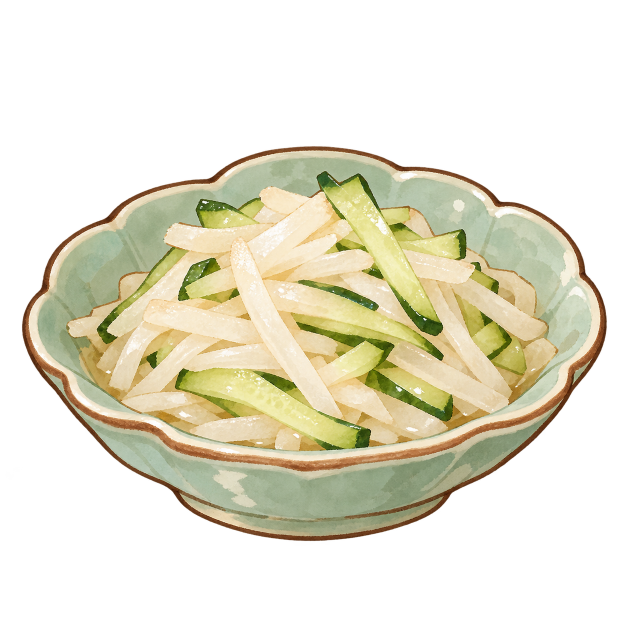
#> input picture 新建文件夹/瓜齑萝卜.png, 1254 x 1254 px (shown at 1/2 size)
$ python trace_d04.py '../新建文件夹/瓜齑萝卜.png'   (older library calls are emulated)
#> lines starting #> are read from the running program, lines starting #| are printed output that depends on the picture
### WhiteModel/trace_common.py
"""Shared tools for tracing a dish's art into its model (勾勒), used by trace_d10.py and trace_d18.py (trace_d06.py and
trace_d23.py came first and carry their own): the art's camera, the dish's surface under the food, cutting the art
into pieces, their colours, and each piece as a surface over its outline in the art, so that from the art's camera
it covers exactly what the art paints, its 3D shape a rounded mound (lying) or a rounded lens (standing).
"""
import heapq
import json
import math
import os
import subprocess
import tempfile

import cv2
import numpy as np
from PIL import Image, ImageDraw, ImageFont

HERE = os.path.dirname(os.path.abspath(__file__))
u8 = lambda m: m.astype(np.uint8)
disk = lambda r: cv2.getStructuringElement(cv2.MORPH_ELLIPSE, (2 * r + 1, 2 * r + 1))


# [5 lines left out: function fill_holes, not called in this run]


def largest(m):
    n, cc, st, _ = cv2.connectedComponentsWithStats(u8(m))
    return cc == 1 + np.argmax(st[1:, cv2.CC_STAT_AREA]) if n > 1 else m.astype(bool)


class Camera:
    """The art as an orthographic view from straight in front, `el` degrees up, k px a metre, the world's origin
    at the art pixel (u0, v0): X = u0 + k·x, Y = v0 - k·(y·sin el + z·cos el)."""

    def __init__(self, el, k, u0, v0):
        self.el, self.k, self.u0, self.v0 = el, k, u0, v0
        self.se, self.ce = math.sin(math.radians(el)), math.cos(math.radians(el))
        self.toward = np.array([0.0, -self.ce, self.se])        # from the food towards the camera
        self.away = -self.toward

    def project(self, x, y, z):
        return (self.u0 + self.k * np.asarray(x),
                self.v0 - self.k * (np.asarray(y) * self.se + np.asarray(z) * self.ce))

    # [5 lines left out: function on_ray, not called in this run]

    def depth(self, P):
        P = np.asarray(P)
        return P[..., 1] * self.ce - P[..., 2] * self.se

    # [28 lines left out: functions plane_depth, backproject, not called in this run]


class Grid:
    """Heights over a world grid (x, y), step metres apart, sampled bilinearly."""

    def __init__(self, z, x0, y0, step):
        self.z, self.x0, self.y0, self.step = z, x0, y0, step

    # [9 lines left out: function __call__, not called in this run]

    def xy(self):
        n_y, n_x = self.z.shape
        return np.meshgrid(self.x0 + np.arange(n_x) * self.step, self.y0 + np.arange(n_y) * self.step)

    # [37 lines left out: function top_of, not called in this run]


def dish_mesh(build, blender='E:/blender.exe'):
    """The dish the food lies on (its plate or bowl and its sauce), built by Blender from `build`: python making the
    Part `p` with food_models' helpers. Its vertices and triangles."""
    fd, path = tempfile.mkstemp(prefix='trace_dish_', suffix='.json')   # its own file: traces may run side by side
    os.close(fd)
    script = '\n'.join([
        'import sys, json, bmesh',
        'sys.path.insert(0, %r)' % HERE,
        'from food_models.core import *',
        'from food_models.plates import *',
        'p = Part()',
        build,
        'bm = p.bm',
        'bmesh.ops.triangulate(bm, faces=bm.faces[:])',
        'bm.verts.index_update()',
        "json.dump({'V': [list(v.co) for v in bm.verts], 'T': [[v.index for v in f.verts] for f in bm.faces]},"
        ' open(%r, "w"))' % path])
    subprocess.run([blender, '-b', '--factory-startup', '--python-expr', script], check=True,
                   stdout=subprocess.DEVNULL, stderr=subprocess.DEVNULL)
    with open(path) as fh:
        d = json.load(fh)
    os.remove(path)
    return np.array(d['V']), np.array(d['T'])


# ------------------------------------------------------------------ cutting the art into pieces

# [589 lines left out: functions flood, seeded_pieces, split, grow, posterize, paint_channels and 17 more, not called in this run]

### WhiteModel/trace_d04.py
"""Traces 瓜齑萝卜's art (新建文件夹/瓜齑萝卜.png) for D04, so that its heap of julienned radish and cucumber is modelled
1:1 (勾勒): writes food_models/traced_D04.json and the colours of its pieces (traced_D04_paint.npz), which
bowls.guaji_luobo builds the food from, and a tracing sheet.

    python WhiteModel/trace_d04.py [--sheet <out.png>]

1. The art's camera: fitted together with the bowl guaji_luobo builds (eight lobes, a broad foot, a flared wall;
   IoU 0.97 by the bowl's outline); the bowl and the dressing in it built by Blender with guaji_luobo's own
   round_bowl. The heap is inside the lip.
2. The strips, found in the art itself: the cucumber where it is green, the radish the cream round it (the gold of
   the dressing between them left out), each cut into its strips along the art's creases (a watershed on its
   shading from each strip's bright middle, split) and grown back over all of it (grow), so that the strips pack
   the heap as the art paints them, each two meeting along the line between them.
3. Their colours: the cucumber's dark green skin along an edge (painted on, the mesh has vertices along it), its
   pale seedy middle; the radish's translucent shadows and its glints (tinted in softly).
4. Each strip a rounded bar over its outline lying on the heap (a mound rising from the dressing, kept inside the
   bowl's wall), so that from the art's camera it covers exactly what the art paints, its shading as relief; under
   them the heap itself, in the dressing's gold, where a gap between strips shows.
"""
import json
import math
import os
import sys

import cv2
import numpy as np
from PIL import Image

from trace_common import (Camera, contour_points, dish_mesh, disk, fill_holes, grow, largest, lying, neighbours,
                          outline_mesh, paint_channels, profile, raster, shading_band, smooth_inner, split,
                          tracing_sheet, u8)

HERE = os.path.dirname(os.path.abspath(__file__))
ART = os.path.join(HERE, '..', '新建文件夹', '瓜齑萝卜.png')
OUT = os.path.join(HERE, 'food_models', 'traced_D04.json')
PAINT = os.path.join(HERE, 'food_models', 'traced_D04_paint.npz')

CAM = Camera(34.38, 6646.7, 625.4, 907.7)
FILL_Z = 0.036
RIM_R, H, T = 0.085, 0.0534, 0.0052
BOWL = ("round_bowl(tmp, rim_r=0.085, h=0.0534, foot_r=0.0485, foot_h=0.0209, fill_z=0.036, fill='GuajiDressing', "
        "n=40, light=True, flare=(24.0, 81.4, 0.412), t=0.0052, deform=scalloped(8, 0.089, 0.06, 0.086))")
HEAP = (0.0, 0.006, 0.072, 0.026)
# the cucumber strips, read off the art by eye: each from end to end along its middle (art px), and how wide
CUCUMBER = [((398, 435), (522, 412), 45), ((642, 352), (872, 668), 56), ((800, 483), (932, 491), 46),
            ((765, 437), (820, 430), 34), ((206, 678), (358, 492), 42), ((397, 602), (402, 515), 55),
            ((940, 535), (1000, 572), 34), ((595, 590), (892, 686), 46), ((922, 617), (1050, 741), 48),
            ((668, 711), (772, 719), 58), ((355, 757), (715, 885), 60), ((732, 747), (907, 823), 50),
            ((143, 690), (178, 677), 30), ((297, 726), (344, 694), 27)]   # the heap: its middle (x, y), how far it spreads, how high over the dressing
CHANNELS = ['skin', 'pale', 'shade', 'light']
KINDS = {
    'radish': dict(gap=0.0056, gb=0.003, ring=0.0005, puff=0.4, top=0.0024, edge=-0.002, relief=0.0004,
                   mat='GuajiRadish', paint=[], tint=[('shade', '#e2c894', 0.75), ('light', '#fffaee', 0.7)],
                   ink=[0.0, 0.0]),
    'cucumber': dict(gap=0.0056, gb=0.003, ring=0.0005, puff=0.4, top=0.0026, edge=-0.002, relief=0.0004,
                     mat='GuajiCucumber', paint=[('skin', 'GuajiCucumberSkin')],
                     tint=[('pale', '#eeeab4', 0.6), ('shade', '#a8a040', 0.5)], ink=[0.3, 1.5]),
}


def bowl_views(Hh, Ww):
    """The bowl as the art's camera sees it: depths, and which part shows at each pixel: 0 the dressing, 1 the
    inside of the wall, 2 the outside and the lip."""
    V, Tr = dish_mesh('from food_models.bowls import round_bowl, scalloped\ntmp = p\n' + BOWL)
    P = V[Tr]
    n = np.cross(P[:, 1] - P[:, 0], P[:, 2] - P[:, 0])
    c = P.mean(1)
    radial = (n[:, 0] * c[:, 0] + n[:, 1] * c[:, 1]) / np.maximum(np.linalg.norm(n, axis=1) * np.hypot(c[:, 0], c[:, 1]),
                                                                   1e-12)
    ids = np.where(np.abs(c[:, 2] - FILL_Z) < 0.0008, 0, np.where(radial < -0.25, 1, 2))
    zb, zid = np.full((Hh, Ww), np.inf), np.full((Hh, Ww), -1, np.int32)
    u, v = CAM.project(V[:, 0], V[:, 1], V[:, 2])
    raster(np.stack([u, v], -1)[Tr], CAM.depth(V)[Tr], ids, Hh, Ww, zb, zid)
    return zb, zid


def wall_r(z):
    """The bowl's inside radius at height z (roughly: the flared wall, lobes aside), for keeping the heap in."""
    return 0.0505 + (RIM_R - T - 0.0505) * np.clip((z - 0.022) / (H - 0.022), 0, 1) ** 0.6


# [188 lines left out: functions base, pieces_of, as_bars, classes, surface, not called in this run]


def main():
    sheet = sys.argv[sys.argv.index('--sheet') + 1] if '--sheet' in sys.argv else None
    rgba = np.asarray(Image.open(ART).convert('RGBA'))
#> rgba is the input picture: shape (1254, 1254, 4); mean R, G, B, A 84.3, 80.3, 61.1, 107.6
    rgb, alpha = np.ascontiguousarray(rgba[..., :3]), rgba[..., 3]
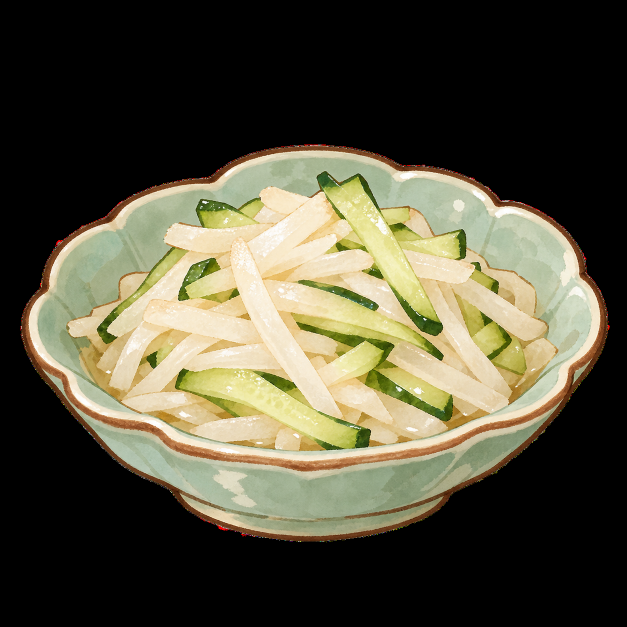
#> rgb: shape (1254, 1254, 3) (shown at 1/2 size); mean R, G, B 84.3, 80.3, 61.1
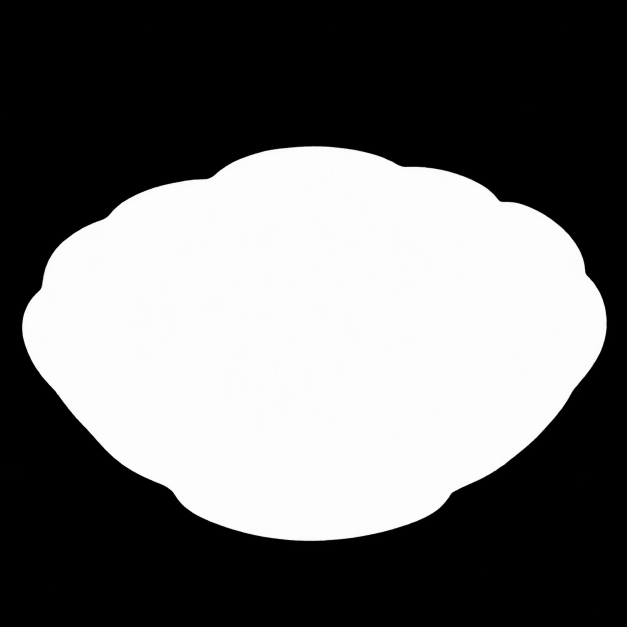
#> alpha: shape (1254, 1254) (shown at 1/2 size); min 0, max 255, mean 107.6
    Hh, Ww = alpha.shape
    lum = rgb.astype(np.float32) @ np.array([0.3, 0.59, 0.11], np.float32)
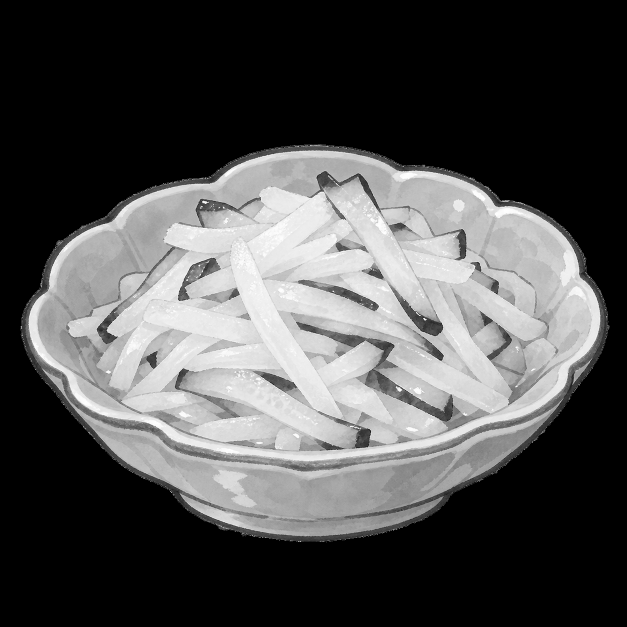
#> lum: shape (1254, 1254) float32 (shown at 1/2 size); min 0, max 255, mean 79.4
    zb, zid = bowl_views(Hh, Ww)
    hsv = cv2.cvtColor(rgb, cv2.COLOR_RGB2HSV_FULL).astype(np.float32)
    h, s = hsv[..., 0] * 360 / 256, hsv[..., 1] / 255
    lab = cv2.cvtColor(cv2.GaussianBlur(rgb, (0, 0), 1.5), cv2.COLOR_RGB2LAB).astype(np.float32)
    celadon = (lab[..., 1] - 128 < -3) & (lab[..., 2] - 128 < 22) & (lab[..., 0] > 140)   # the bowl's pale green
    inside = (zid == 0) | (zid == 1)
    food = inside & (alpha > 128) & ~cv2.morphologyEx(u8(celadon), cv2.MORPH_OPEN, disk(3)).astype(bool)
    food = cv2.morphologyEx(u8(food), cv2.MORPH_OPEN, disk(2)).astype(bool)
    food = largest(cv2.morphologyEx(u8(food), cv2.MORPH_CLOSE, disk(3)))
    pieces, kinds, green, dressing = pieces_of(rgb, food)
    pieces, kinds = as_bars(pieces, kinds, food, green)
    for _ in range(4):   # the strips grown over what is left of them in the art (not the dressing's gold gaps)
        free = food & (pieces == 0) & ~dressing
        grown = cv2.dilate(pieces.astype(np.float32), disk(2)).astype(np.int32)
        pieces[free & (grown > 0)] = grown[free & (grown > 0)]
    names = [f'{k[0].upper()}{i}' for i, k in enumerate(kinds, 1)]
    paint = classes(rgb, pieces, kinds)
    print(f'[trace] D04: strips cover {(pieces > 0).sum() / food.sum():.2f} of the food', flush=True)
    np.save(os.path.join(HERE, '..', 's', 'd04', 'final_pieces.npy'), pieces)
    out = []
    n_tris = {}
    heap_mk = fill_holes(food & ~dressing)
    heap_mk = largest(cv2.morphologyEx(u8(heap_mk), cv2.MORPH_OPEN, disk(4)))
    uv, tris, nb, d, R, lean = outline_mesh(CAM, cv2.erode(u8(heap_mk), disk(3)).astype(bool), 0.015, 0.007, 0.0006,
                                            smooth_px=4.0)
    P, Tr = lying(CAM, uv, tris, nb, np.full(len(uv), -0.0012), base,
                  close=lambda x, y: np.full_like(x, FILL_Z + 0.0003))   # closed under it: no back face shows
    foot = P[len(uv):]   # its skirt's feet kept inside the bowl (the lines of sight at the back go out through it)
    r = np.hypot(foot[:, 0], foot[:, 1])
    k = np.minimum(1.0, 0.063 / np.maximum(r, 1e-9))
    P[len(uv):, 0], P[len(uv):, 1] = foot[:, 0] * k, foot[:, 1] * k
    out.append({'name': 'heap', 'kind': 'heap', 'mat': 'GuajiHeap', 'rim': nb, 'paint': [], 'tint': [],
                'ink': [0.0, 0.0], 'closed': len(uv),
                'verts': np.round(P, 6).tolist(), 'tris': [list(map(int, t)) for t in Tr]})
    n_tris['heap'] = len(Tr)
    for pid, (name, kind) in enumerate(zip(names, kinds), 1):
        m = pieces == pid
        mk = cv2.GaussianBlur(m.astype(np.float32), (0, 0), 1.2) > 0.5
        if mk.sum() < 250:
            continue
        pc = surface(name, kind, mk, paint, lum)
        out.append(pc)
        n_tris[kind] = n_tris.get(kind, 0) + len(pc['tris'])
    print(f'[trace] D04: {len(out) - 1} strips ({kinds.count("radish")} radish, {kinds.count("cucumber")} cucumber); '
          f'triangles {n_tris}, all {sum(n_tris.values())}', flush=True)
    np.savez_compressed(PAINT, paint=paint[::2, ::2])
    data = {'camera': {'el': CAM.el, 'k': CAM.k, 'u0': CAM.u0, 'v0': CAM.v0}, 'paint_scale': 0.5,
            'channels': CHANNELS, 'fill_z': FILL_Z, 'pieces': out, 'bits': []}
    json.dump(data, open(OUT, 'w'), separators=(',', ':'))
    print(f'[trace] wrote {OUT}', flush=True)
    if sheet:
        tints = {'radish': (250, 246, 232), 'cucumber': (150, 200, 90)}
        tracing_sheet(sheet, rgba, pieces, names, [tints[k] for k in kinds], crop=(60, 280, 1200, 980),
                      title=('原图上的描线（蓝：每一条）', f'描出的 {kinds.count("radish")} 条萝卜丝、{kinds.count("cucumber")} 条瓜条'))
        print(f'[trace] sheet {sheet}', flush=True)


if __name__ == '__main__':
#> (the run stopped early here; a loop or call above may not have finished)

$ run again, with 新建文件夹/两熟紫苏鱼.png copied over 新建文件夹/瓜齑萝卜.png
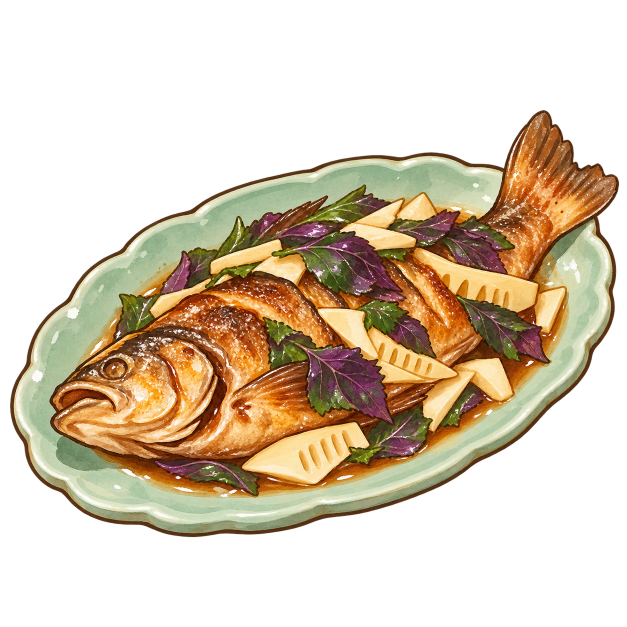
#> input picture 新建文件夹/两熟紫苏鱼.png, 1254 x 1254 px (shown at 1/2 size)
#> in main, rgba is the input picture: shape (1254, 1254, 4); mean R, G, B, A 77.8, 62.9, 41.7, 113.4
#> in main, `rgb, alpha = np.ascontiguousarray(rgba[..., :3]), rgba[..., 3]`:
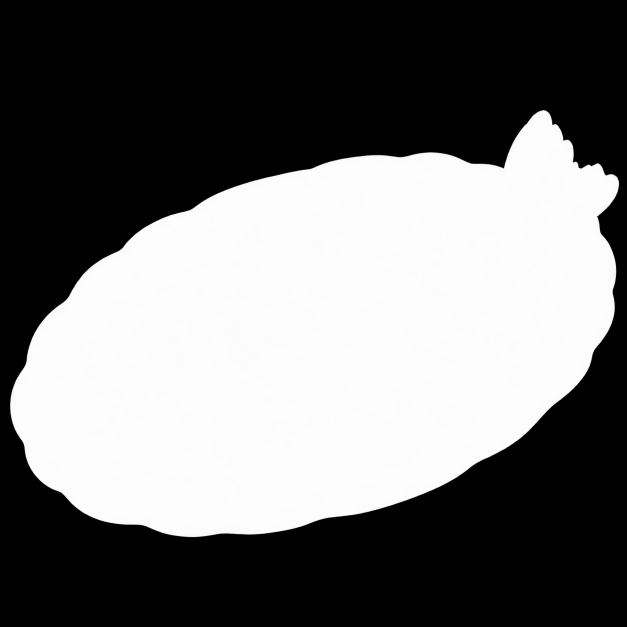
#> alpha: shape (1254, 1254) (shown at 1/2 size); min 0, max 255, mean 113.4
#> in main, `lum = rgb.astype(np.float32) @ np.array([0.3, 0.59, 0.11], np.float32)`:
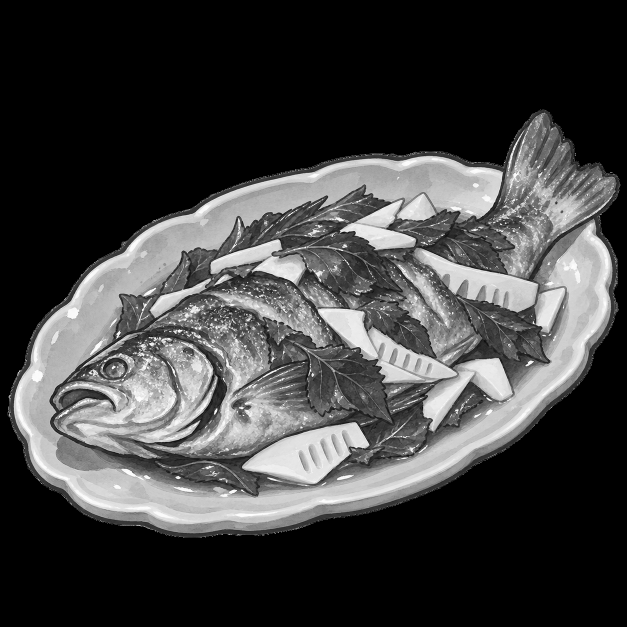
#> lum: shape (1254, 1254) float32 (shown at 1/2 size); min 0, max 255, mean 65
